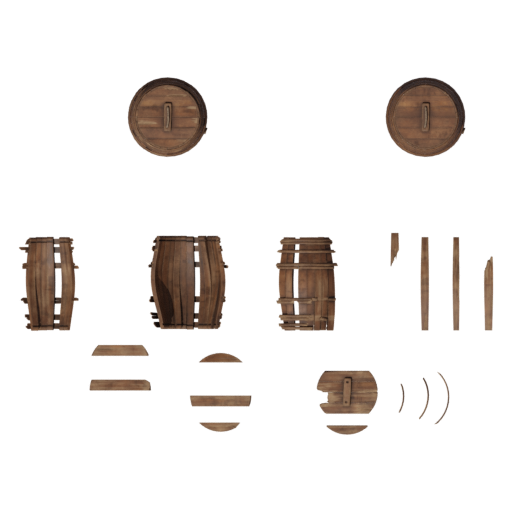
#> input picture docs/art-pipeline/renders/barris.png, 512 x 512 px
$ python -i compose_estabulo.py   (imports and definitions only)
#> lines starting #> are read from the running program, lines starting #| are printed output that depends on the picture
"""Estábulo (id stable) – slot middle (layout v4), 3 níveis, interior visto de cima.
Uso: python3 -I compose_estabulo.py <pasta_dl> <pasta_renders> <repo> <pasta_saida>
  <pasta_dl>      zips extraídos: planks/ (Planks039 2K), straw/ (ThatchedRoof002A 1K)
  <pasta_renders> renders de cima (render_est.py): wooden_bowl_01, wicker_basket_02 (sem tampa),
                  rusted_spade_01, wooden_broom, wooden_stool_02, pillow (throw_pillows_01, uma almofada),
                  wooden_bucket_02, horse_statue_01
  <repo>          raiz do projeto (texturas em public/assets/textures, renders e moldes em docs/)
Base (moldura, piso, paredes, porta) igual à do Depósito. Trabalha em 2x e reduz para 768x311."""
import sys, os, math, json, random
import numpy as np
from PIL import Image, ImageFilter, ImageDraw, ImageChops

# [1 line that did not run here, left out]
# [1 line not run here, left out]
# [1 line that did not run here, left out]

SS = 2
W, H = 768 * SS, 311 * SS
RO, RI, HALF = 0.274, 0.220, math.radians(16.5)
SC = 768 / (2 * RO * math.sin(HALF)) * SS
CX, CY = W / 2, RO * SC
PPM = 62 * SS
T = 14 * SS / SC
GOLD = np.array([226, 184, 74.]); GOLD_D = np.array([150, 111, 40.])
G4, GD4 = tuple(int(v) for v in GOLD) + (255,), tuple(int(v) for v in GOLD_D) + (255,)
DOOR_HALF = 34 * SS

yy, xx = np.mgrid[0:H, 0:W].astype(np.float32)
R = np.hypot(xx - CX, CY - yy) / SC
A = np.arctan2(xx - CX, CY - yy)
ADEG = np.degrees(A)

def rp(r, a_deg):
    a = math.radians(a_deg); return CX + r * SC * math.sin(a), CY - r * SC * math.cos(a)

def d2r(d1x): return RO - d1x * SS / SC          # profundidade (px 1x a partir da borda externa) -> raio
def px2deg(px1x, d1x): return math.degrees(px1x * SS / (d2r(d1x) * SC))

# [14 lines left out: functions noise, sample, not called in this run]

def crop_alpha(im): return im.crop(im.getchannel('A').point(lambda v: 255 if v > 8 else 0).getbbox())
def load(p): return crop_alpha(Image.open(p).convert('RGBA'))
def ftex(p): return np.asarray(Image.open(p).convert('RGB'), np.float32)

# [4 lines left out: function to_img, not called in this run]

def new_layer(): return Image.new('RGBA', (W, H), (0, 0, 0, 0))

# [6 lines left out: function put, not called in this run]

def place(layer, img, d1x, a, rot_extra=0.0, **kw):
    """posiciona em (profundidade, ângulo); a imagem é girada para seguir a curva (topo -> parede do fundo)"""
    x, y = rp(d2r(d1x), a); put(layer, img, x, y, rot=-a + rot_extra, **kw); return x, y

# [15 lines left out: functions with_shadow, tint, not called in this run]

# ------------------------------------------------------------------ texturas
# [1 line that did not run here, left out]
# [1 line that did not run here, left out]
# [1 line that did not run here, left out]
# tábuas: tom de madeira envelhecida (a textura original é clara e amarelada)
# [1 line that did not run here, left out]
# [1 line that did not run here, left out]

# [63 lines left out: functions wood, lantern_lit, board, sack, rope, label and 1 more, not called in this run]
PRISMS = [(128, 52, 200), (40, 170, 80), (225, 230, 240), (240, 120, 30), (40, 90, 220), (30, 26, 36), (200, 40, 40), (235, 200, 40)]

# [24 lines left out: functions emblem, polar_band, not called in this run]

def build_floor(seed=7):
    u = A * R * SC; v = (RO - R) * SC
    k = 1024 / (300 * SS)
    col = sample(stone, u * k, v * k)
    lum = col.mean(-1, keepdims=True)
    col = col * 0.35 + lum * 0.65
    col = col * np.array([1.0, 0.95, 0.88]) * 0.82
    din = np.minimum.reduce([(R - (RI + T)) * SC, ((RO - T) - R) * SC, (HALF - T / np.maximum(R, 1e-3) - np.abs(A)) * R * SC])
    col *= (1 - 0.45 * np.exp(-np.clip(din, 0, None) / (11 * SS)))[..., None]
    return to_img(col)

def stone_tex(h, w, seed, base=(132, 124, 112)):
    n = noise((h, w), 1.2, seed) * 0.06 + noise((h, w), 6, seed + 1) * 0.07
    return np.array(base, np.float32) * (1 + n[..., None])

# [48 lines left out: functions build_walls, threshold_and_door, not called in this run]

# ------------------------------------------------------------------ palha
# [1 line that did not run here, left out]
# [1 line that did not run here, left out]
# [1 line that did not run here, left out]
# [1 line that did not run here, left out]

# [11 lines left out: function straw_patch, not called in this run]

# ------------------------------------------------------------------ props renderizados
# [2 lines not run here, left out]
# [1 line that did not run here, left out]
# [7 lines not run here, left out]
# [1 line that did not run here, left out]
# [1 line not run here, left out]

# ------------------------------------------------------------------ props feitos por código
CLOTH = [(150, 40, 44), (44, 80, 150), (60, 120, 70), (176, 130, 50)]
LEATHER, LEATHER_D = (120, 72, 40), (70, 40, 22)

# [290 lines left out: functions hay_bale, loose_straw, trough, blanket, saddle, tack_wall and 16 more, not called in this run]

# ------------------------------------------------------------------ níveis
STALL_EDGES = [-15.7, -11.0, -6.3, -1.9]   # ângulos das divisórias (3 baias)
STALL_DEPTH = 136                            # profundidade da baia (px 1x a partir da borda externa)

# [6 lines left out: function partition, not called in this run]

def compose(level):
    fxl = []
    def fx(t_, x, y, **kw): fxl.append((t_, x, y, kw))
    canvas = build_floor()
    floor_deco = new_layer(); low = new_layer(); mid_ = new_layer(); top = new_layer()
    nst = 2 if level == 1 else 3
    edges = STALL_EDGES[:nst + 1]

    # ---------------- piso das baias: palha
    bed = straw_patch(H, W, 5, k=0.55, dark=0.92)
    for i in range(nst):
        a0, a1 = edges[i], edges[i + 1]
        arcane = level >= 3 and i == 2
        m = (R <= d2r(10)) & (R >= d2r(STALL_DEPTH + 6)) & (ADEG >= a0) & (ADEG <= a1)
        if arcane:
            k = 2048 / (520 * SS); u = A * R * SC * k; v = (RO - R) * SC * k
            mb = sample(marble, u + 300, v + 120) * 1.1
            floor_deco.alpha_composite(to_img(mb, np.where(m, 255, 0)))
        else:
            edge_soft = np.clip((d2r(STALL_DEPTH + 6) - R) * -SC / 10 + 1, 0, 1) if False else 1
            floor_deco.alpha_composite(to_img(bed, np.where(m, 235, 0)))
    if level >= 2:                                   # estrado sob a forragem
        k = 2048 / (2.6 * PPM) * 0.55
        floor_deco.alpha_composite(polar_band(planks, k, 44, 100, -1.4, 3.0, 0.8))
    # palha espalhada no corredor
    for d0, a, n in ((150, -8, 60), (170, -3, 50), (110, 1.0, 50), (60, 0.6, 40), (200, 2, 25), (150, -13, 50)):
        x, y = rp(d2r(d0), a); loose_straw(floor_deco, x, y, 70 * SS, 30 * SS, n, int(d0 + a * 7))

    # ---------------- ala esquerda: baias
    for i, a in enumerate(edges[1:]):
        partition(mid_, a, 12, STALL_DEPTH, 30 + i)
    for i in range(nst):
        a0, a1 = edges[i], edges[i + 1]; ac = (a0 + a1) / 2
        arcane = level >= 3 and i == 2
        tw = trough(int(1.2 * PPM), int(0.42 * PPM), 40 + i, crystal=arcane)
        place(low, tw, 30, ac, width_m=1.2)
        if arcane:
            rc = rune_circle(1.5 * PPM, 3); place(floor_deco, rc, 88, ac, width_m=1.5)
            fx('glow', *rp(d2r(88), ac), color='#b48cff', radius=0.05)
            fx('glow', *rp(d2r(30), ac), color='#7fd4ff', radius=0.03)
        else:
            place(low, P['bucket'], 96, a1 - 1.1, width_m=0.42)
            loose_straw(top, *rp(d2r(30), ac), 40 * SS, 12 * SS, 25, 70 + i)
        # frente da baia
        if level == 2:
            g = board(int(px2deg(1, STALL_DEPTH) and (a1 - a0 - 1.2) / px2deg(1, STALL_DEPTH) * SS), int(5 * SS), 60 + i, dark=0.66, lip=False)
            place(mid_, g, STALL_DEPTH, a0 + (a1 - a0) * 0.36, width_px=g.width)                # portinhola meio aberta
        if level >= 3:
            g = iron_gate(int((a1 - a0 - 1.0) / px2deg(1, STALL_DEPTH) * SS * 0.62), int(6 * SS), 60 + i)
            place(mid_, g, STALL_DEPTH, a0 + (a1 - a0) * 0.33, width_px=g.width)
        if level >= 2:
            place(top, nameplate(int(0.32 * PPM), int(0.16 * PPM), gold=level >= 3), STALL_DEPTH + 9, a1 - 0.2, width_m=0.32)
            if not arcane:
                bl = blanket(int(0.5 * PPM), int(0.24 * PPM), CLOTH[i], 80 + i)
                place(top, bl, 70, a1, rot_extra=90, width_m=0.5)

    # ---------------- centro: forragem e arreios
    if level == 1:
        place(low, sack(int(0.6 * PPM), int(0.74 * PPM), 1), 34, -0.6, rot_extra=-10, width_m=0.6)
        place(low, sack(int(0.56 * PPM), int(0.7 * PPM), 2, (166, 140, 102)), 36, 1.6, rot_extra=14, width_m=0.56)
    else:
        tk = tack_wall(int(2.1 * PPM), int(0.62 * PPM), 7, gala=level >= 3)
        place(mid_, tk, 30, 0.8, width_m=2.1)
        place(low, sack(int(0.6 * PPM), int(0.74 * PPM), 1), 120, 3.3, rot_extra=-10, width_m=0.6)
        place(low, sack(int(0.56 * PPM), int(0.7 * PPM), 2, (166, 140, 102)), 112, -1.4 if level == 2 else 4.0, rot_extra=14, width_m=0.56)
    for d0, a, r_ in ((72, -0.6, 2), (72, 2.2, -3), (95, 0.8, 5)):
        place(mid_, hay_bale(int(1.05 * PPM), int(0.58 * PPM), int(d0 + a * 10)), d0, a, rot_extra=r_, width_m=1.05)
    if level >= 2:                                   # segunda camada: o fardo de cima
        place(top, hay_bale(int(1.05 * PPM), int(0.58 * PPM), 77), 82, 0.9, rot_extra=-4, width_m=1.05)
    place(low, P['barrel'], 112, 3.3 if level == 1 else 1.1 if level == 2 else -1.0, width_m=0.6)
    if level >= 2:
        place(mid_, ladder(int(0.46 * PPM), int(1.5 * PPM), 9), 60, 4.75, width_m=0.46)
        place(low, fruit_basket(4), 186, -4.6, width_m=0.5)
        gt = grooming_table(int(1.3 * PPM), int(0.6 * PPM), 21)
        place(mid_, gt, 176, -9.6, rot_extra=2, width_m=1.3)
        place(low, P['wooden_stool_02'], 200, -7.4, rot_extra=20, width_m=0.36)
        x, y = place(low, lantern_lit(P['lantern']), 34, -2.6, width_m=0.28)
        fx('glow', x, y, color='#ffb347', radius=0.035)
    # ferramentas encostadas na parede da frente, do lado direito da porta
    for nm, a, Lm in (('rusted_spade_01', 5.6, 1.1), ('wooden_broom', 7.2, 1.3)):
        img = P[nm]; place(low, img, 240, a, rot_extra=90 + (a - 6) * 6, height_m=Lm)
    # bebedouro comprido de pedra junto à parede da frente, para as montarias
    wt = water_trough(int(1.9 * PPM), int(0.46 * PPM), 12, gold=level >= 3)
    place(mid_, wt, 236, -10.4, width_m=1.9)
    if level >= 3:
        eb = enchanted_basin(0.95 * PPM, 8); place(mid_, eb, 136, 0.4, width_m=0.95)
        fx('glow', *rp(d2r(136), 0.4), color='#7fd4ff', radius=0.045)
        em = emblem(64 * SS); place(floor_deco, em, 196, 0, width_px=em.width)
        fx('glow', *rp(d2r(196), 0), color='#e2b84a', radius=0.06)
        # estátua de montaria num pedestal
        s = int(0.8 * PPM); ped = to_img(stone_tex(s, s, 4, (110, 104, 98)))
        mk = Image.new('L', (s, s), 0); ImageDraw.Draw(mk).ellipse([0, 0, s - 1, s - 1], fill=255); ped.putalpha(mk)
        pd = ImageDraw.Draw(ped); pd.ellipse([1, 1, s - 2, s - 2], outline=GD4, width=4); pd.ellipse([7, 7, s - 8, s - 8], outline=G4, width=2)
        place(mid_, ped, 214, -5.0, width_m=0.78)
        place(top, P['horse_statue_01'], 214, -5.0, rot_extra=20, width_m=0.6)

    # ---------------- ala direita: pets pequenos
    for a, c in ((6.4, CLOTH[0]), (9.6, CLOTH[1])):
        place(low, pet_bed(int(a * 10), c), 54, a, rot_extra=(a - 8) * 3, width_m=0.62)
    for d0, a, f in ((122, 6.0, 'food'), (118, 7.6, 'food'), (126, 9.2, 'water')):
        place(low, bowl(f, int(a * 10)), d0, a, width_m=0.3)
    if level == 1:
        place(mid_, perch(int(0.95 * PPM), 2), 72, 13.3, rot_extra=-10, width_m=0.95)
    else:
        place(mid_, aviary(int(1.3 * PPM), 2), 74, 13.0, width_m=1.3)
        place(low, P['pillow'], 172, 9.6, rot_extra=-15, width_m=0.55)
        place(low, P['wooden_bucket_02'], 150, 13.7, width_m=0.5)
        ImageDraw.Draw(low)
    if level >= 3:
        place(low, nest(0.9 * PPM, 6), 214, 11.6, width_m=0.9)
        br = brazier(P['brass_pot'], 3); x, y = place(low, br, 196, 14.6, width_m=0.5)
        fx('sparks', x, y, color='#FF7A1A')
        x, y = place(low, P['diya'], 104, 12.0, width_m=0.3)
        fx('glow', x, y, color='#ffb347', radius=0.03)

    # ---------------- lanternas da porta
    for sgn in (-1, 1):
        x, y = place(low, lantern_lit(P['lantern']), 232, sgn * 3.2, width_m=0.34)
        fx('glow', x, y, color='#ffb347', radius=0.04)

    th = new_layer(); double_door(th)
    canvas = with_shadow(canvas, floor_deco, off=3, blur=3, strength=0.3)
    canvas = with_shadow(canvas, low)
    canvas = with_shadow(canvas, mid_, off=10, blur=8, strength=0.5)
    canvas = with_shadow(canvas, top, off=5, blur=3, strength=0.45)
    canvas = with_shadow(canvas, th, off=6, blur=5, strength=0.4)
    walls = build_walls(level)
    canvas = with_shadow(canvas, walls, off=12, blur=9, strength=0.5)

    c = np.asarray(canvas, np.float32)
    for t_, x, y, kw in fxl:
        if t_ != 'glow': continue
        rad = kw['radius'] * W * 1.6
        g = np.exp(-((xx - x) ** 2 + (yy - y) ** 2) / (2 * (rad / 2) ** 2))[..., None]
        tintc = np.array([int(kw['color'][i:i + 2], 16) for i in (1, 3, 5)], np.float32)
        c[..., :3] = c[..., :3] * (1 + 0.22 * g) + (tintc - 128) * g * 0.25
    canvas = Image.fromarray(np.clip(c, 0, 255).astype(np.uint8), 'RGBA')

    out = canvas.resize((768, 311), Image.LANCZOS)
    mask = Image.open(f'{REPO}/docs/art-templates/middle_arc_mask.png').convert('L')
    out.putalpha(ImageChops.darker(out.getchannel('A'), mask))
    name = 'stable.middle.png' if level == 1 else f'stable.middle.lv{level}.png'
    out.save(f'{OUT}/{name}')
    return out, fxl

# [1 line that did not run here, left out]

def key(t_, x, y, kw): return (t_, round(x / W, 3), round(y / H, 3), json.dumps(kw, sort_keys=True))
allk = {}
# [2 lines not run here, left out]
fxs = []
# [6 lines not run here, left out]

sheet = Image.new('RGB', (768 * 3 + 40, 311 + 40), (30, 27, 38))
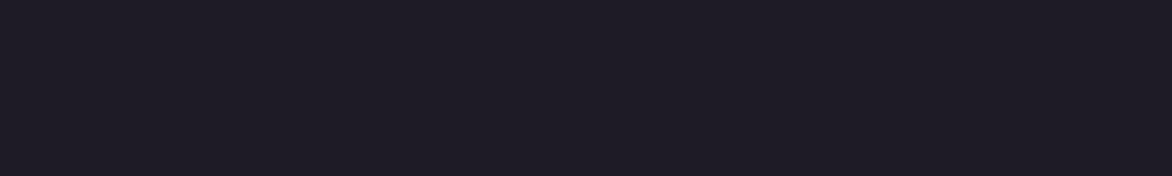
#> sheet: PIL image 2344x351 RGB (shown at 1/2 size); mean R, G, B 30, 27, 38
dr = ImageDraw.Draw(sheet)
# [4 lines not run here, left out]

>>> result = load('../../renders/barris.png')
#> in crop_alpha, `def crop_alpha(im): return im.crop(im.getchannel('A').point(lambda v: ..`:
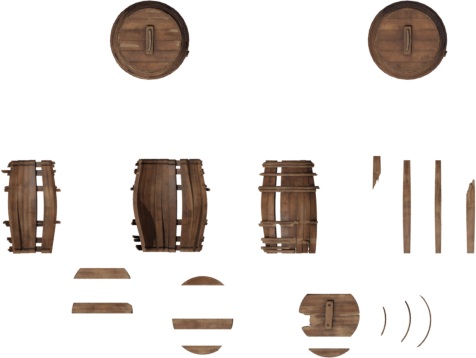
#> returned value: PIL image 476x358 RGBA; mean R, G, B, A 22.1, 16.3, 12.6, 47.6; transparent parts drawn white

$ run again, on docs/art-pipeline/renders/caixote.png
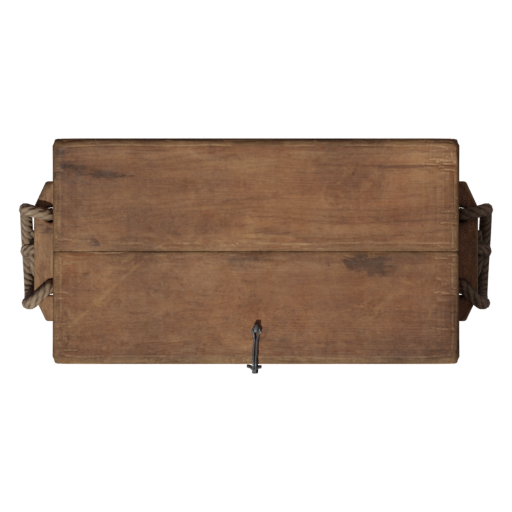
#> input picture docs/art-pipeline/renders/caixote.png, 512 x 512 px
#> in crop_alpha, `def crop_alpha(im): return im.crop(im.getchannel('A').point(lambda v: ..`:
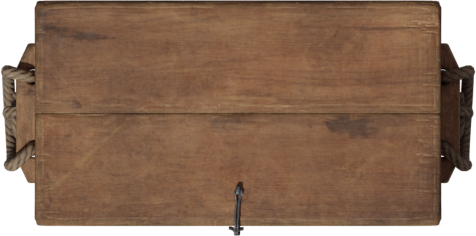
#> returned value: PIL image 476x236 RGBA; mean R, G, B, A 110.4, 80.3, 59.6, 224; transparent parts drawn white

$ run again, on docs/art-pipeline/renders/livros.png
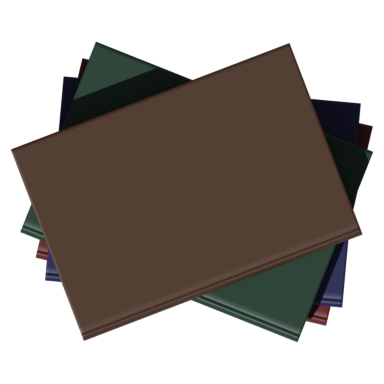
#> input picture docs/art-pipeline/renders/livros.png, 384 x 384 px
#> in crop_alpha, `def crop_alpha(im): return im.crop(im.getchannel('A').point(lambda v: ..`:
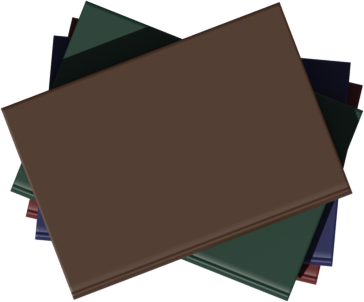
#> returned value: PIL image 364x302 RGBA; mean R, G, B, A 53, 42.9, 36.5, 182.5; transparent parts drawn white
